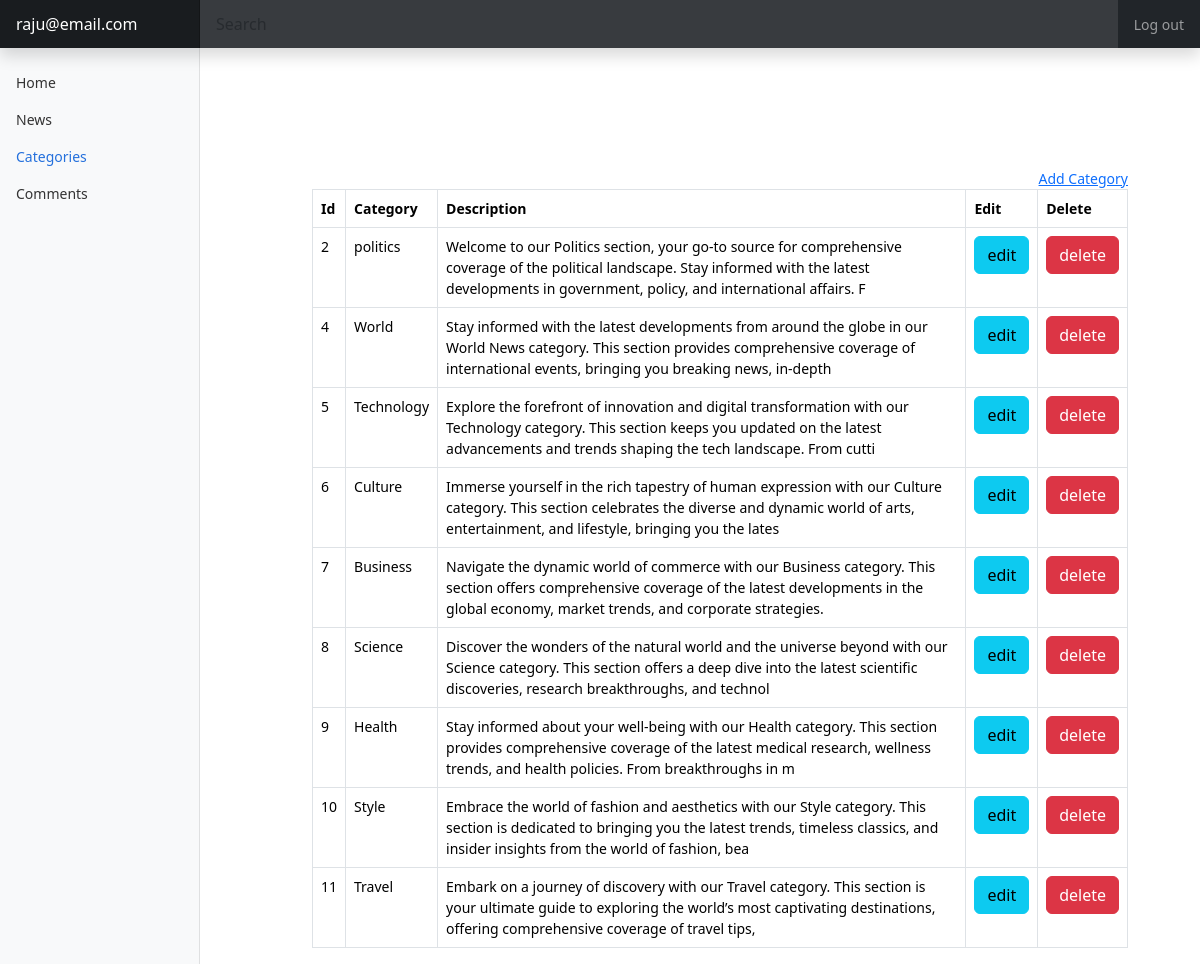
Screenshot of /categories.php (signed in) with the database file from the repository.
### tables this page shows
CREATE TABLE `category` (
  `id` int(100) NOT NULL,
  `category_name` varchar(255) NOT NULL,
  `des` text NOT NULL
);

### categories.php (the view, shortened to what this page needs)
<?php
include('include\header.php');
?>
    <div style="margin-left:25%;margin-top:10%; width:70%;">
      <div class="text-end" >
    <a href="addcategory.php">Add Category</a>
      </div>
      <table class="table table-bordered">
        <tr>
          <th>Id</th>
          <th>Category</th>
          <th>Description</th>
          <th>Edit</th>
          <th>Delete</th>
        </tr>
        <?php
    include('include\footer.php');
    include('database\connection.php');
      $query = mysqli_query($conn, "SELECT * FROM `category`");
      while($row = mysqli_fetch_array($query)){
    ?>
    <tr>
      <td><?php echo $row['id'];?></td>
      <td><?php echo $row['category_name'];?></td>
      <td><?php echo substr($row['des'],0,200);?></td>
      <td><?php echo '<a href="edit.php?edit='.$row['id'].'" class="btn btn-info">edit</a>'?></td>
      <td><?php echo '<a href="delete.php?delete='.$row['id'].'" class="btn btn-danger">delete</a>'?></td>
    </tr>
    <?php
      }
    ?>
    </body>
    </html>

### style/dashboard.css (style rules this page uses)
body { font-size: .875rem; }

### rows the page displays
category: id "2", category_name "politics", des "Welcome to our Politics section, your go-to source for comprehensive coverage of the political landscape. Stay informed with the latest developments in government, policy, and international affairs. F"
category: id "4", category_name "World", des "Stay informed with the latest developments from around the globe in our World News category. This section provides comprehensive coverage of international events, bringing you breaking news, in-depth"
category: id "5", category_name "Technology", des "Explore the forefront of innovation and digital transformation with our Technology category. This section keeps you updated on the latest advancements and trends shaping the tech landscape. From cutti"
category: id "6", category_name "Culture", des "Immerse yourself in the rich tapestry of human expression with our Culture category. This section celebrates the diverse and dynamic world of arts, entertainment, and lifestyle, bringing you the lates"
category: id "7", category_name "Business", des "Navigate the dynamic world of commerce with our Business category. This section offers comprehensive coverage of the latest developments in the global economy, market trends, and corporate strategies."
category: id "8", category_name "Science", des "Discover the wonders of the natural world and the universe beyond with our Science category. This section offers a deep dive into the latest scientific discoveries, research breakthroughs, and technol"
category: id "9", category_name "Health", des "Stay informed about your well-being with our Health category. This section provides comprehensive coverage of the latest medical research, wellness trends, and health policies. From breakthroughs in m"
category: id "10", category_name "Style", des "Embrace the world of fashion and aesthetics with our Style category. This section is dedicated to bringing you the latest trends, timeless classics, and insider insights from the world of fashion, bea"
category: id "11", category_name "Travel", des "Embark on a journey of discovery with our Travel category. This section is your ultimate guide to exploring the world’s most captivating destinations, offering comprehensive coverage of travel tips,"

### other values shown
$_SESSION['email'] "raju@email.com"
